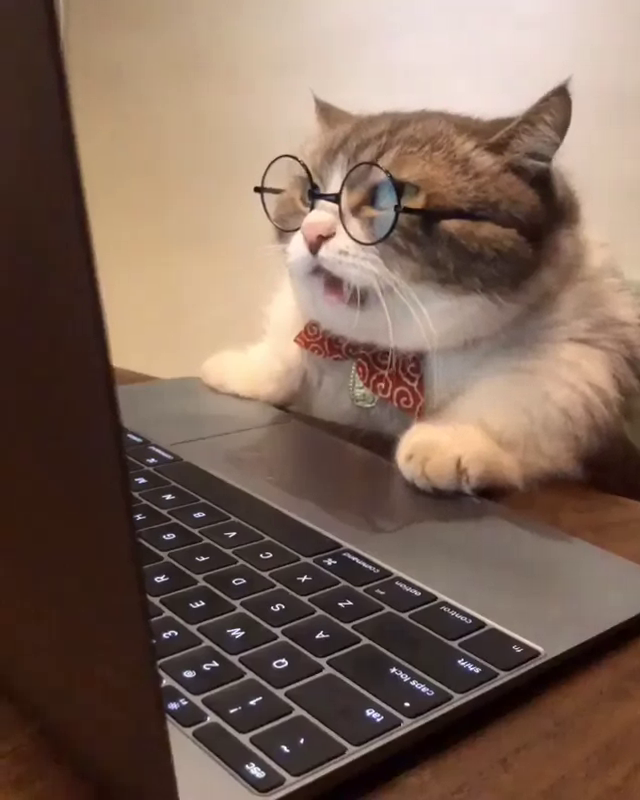
#> input picture frame 9 of res/testvid01.webm, 640 x 800 px
$ python readwebm01.py
#> lines starting #> are read from the running program, lines starting #| are printed output that depends on the picture
import cv2

#it would be ideal to match the accepted webcam specs
frameWidth = 640
frameHeight = 480

cap = cv2.VideoCapture("res/testvid01.webm") #an example to open a specific file
#cap = cv2.VideoCapture(0)
#let's define the framewidth and height to the camera.
#cap.set(3,frameWidth) #3 is set as width in opencv
#cap.set(4,frameHeight) #4 is set as the height in opencv

while True:
    success, img = cap.read() #it reads from the capture and stores it in an image. success is a bool
#> img is the input picture: shape (800, 640, 3); mean B, G, R 88.4, 102.1, 125.1
    #if it can successfully read then it is True, if it cannot then it will be false
    #we can resize it here if we need it to
    img = cv2.resize(img, (frameWidth, frameHeight))
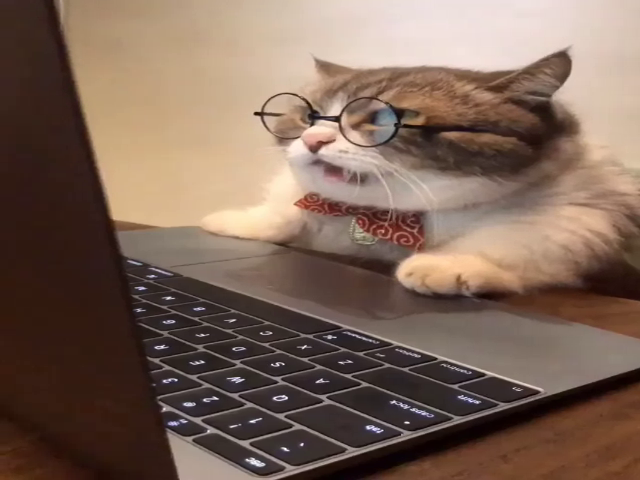
#> img: shape (480, 640, 3); mean B, G, R 88.4, 102, 125
    img = cv2.imshow("video", img)

    if cv2.waitKey(1) & 0xFF == ord('q'): #if Q is pressed then it will break the loop?
#> (key q is pressed here)
        break

$ run again, starting later in the video
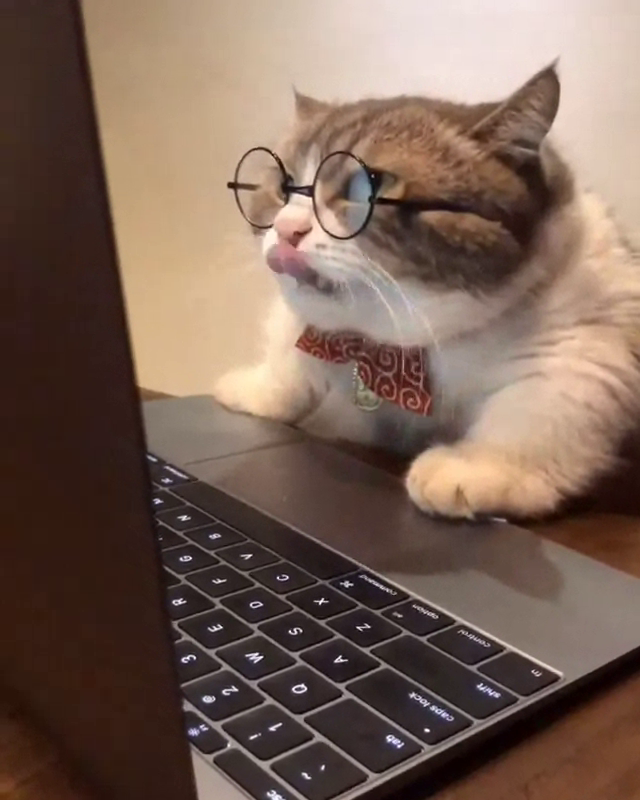
#> input picture frame 40 of res/testvid01.webm, 640 x 800 px
#> img is the input picture: shape (800, 640, 3); mean B, G, R 85.6, 98.1, 120.9
#> `img = cv2.resize(img, (frameWidth, frameHeight))`:
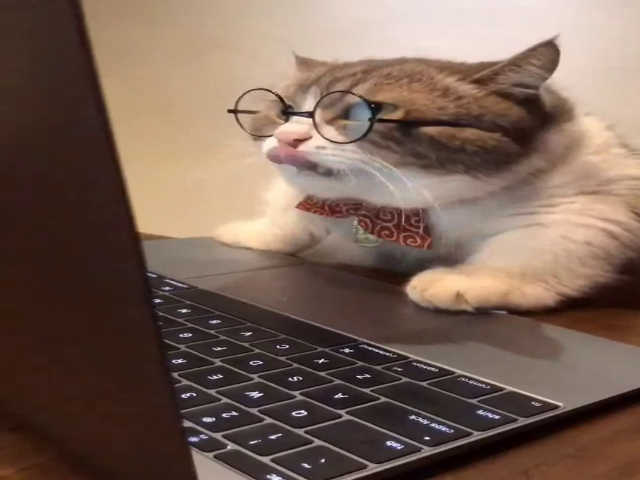
#> img: shape (480, 640, 3); mean B, G, R 85.6, 98.1, 120.9

$ run again, starting later in the video
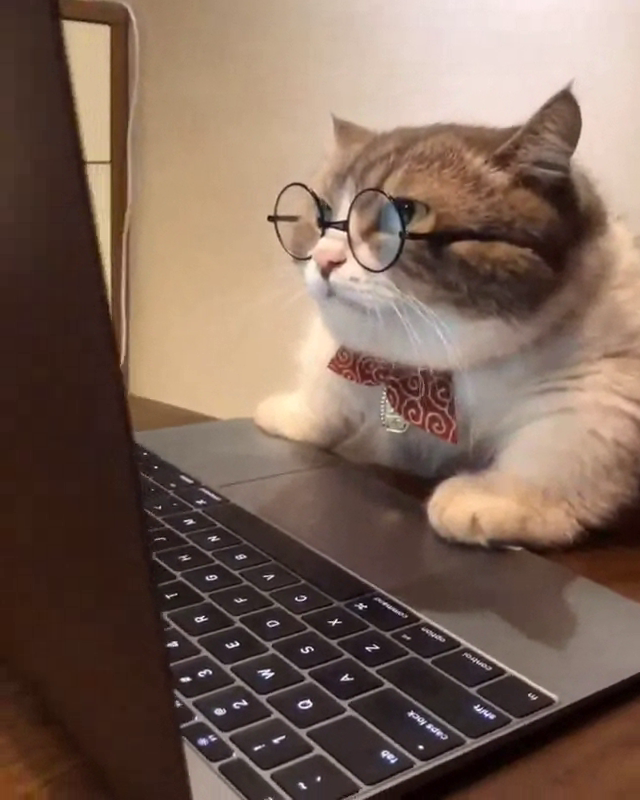
#> input picture frame 72 of res/testvid01.webm, 640 x 800 px
#> img is the input picture: shape (800, 640, 3); mean B, G, R 87.8, 101.1, 124.1
#> `img = cv2.resize(img, (frameWidth, frameHeight))`:
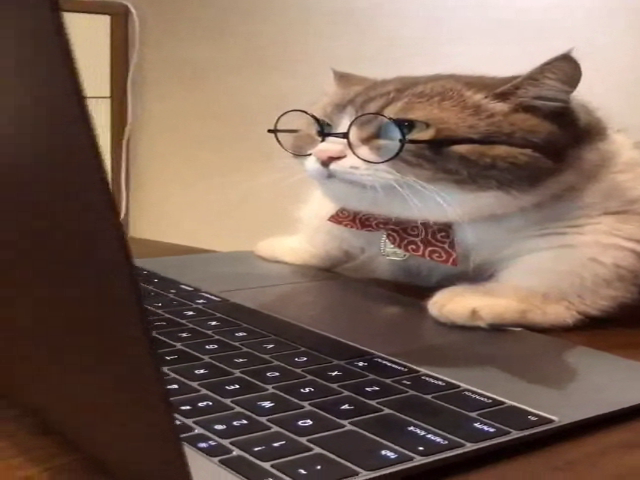
#> img: shape (480, 640, 3); mean B, G, R 87.7, 101.1, 124
